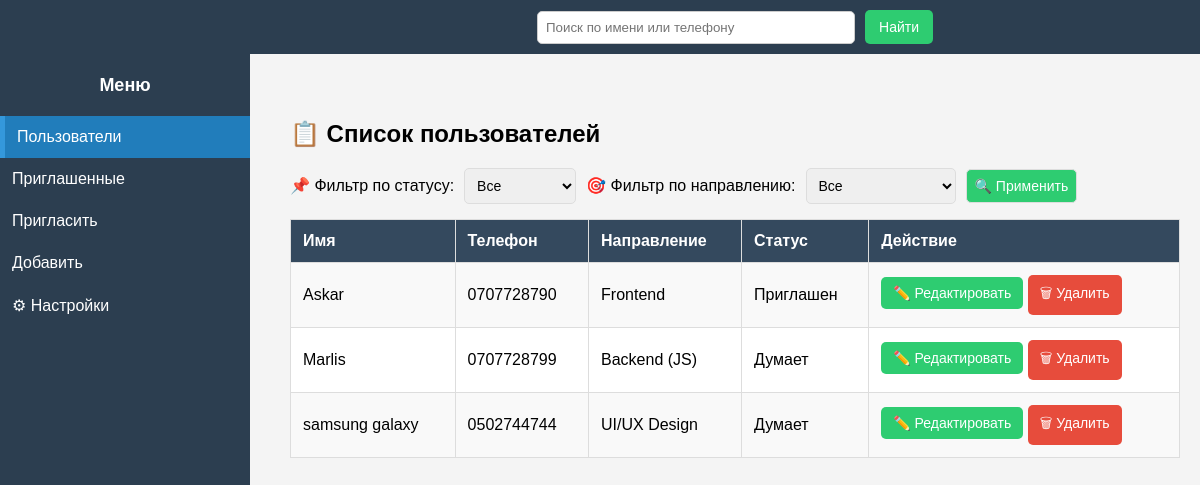
The app's page /, older data.
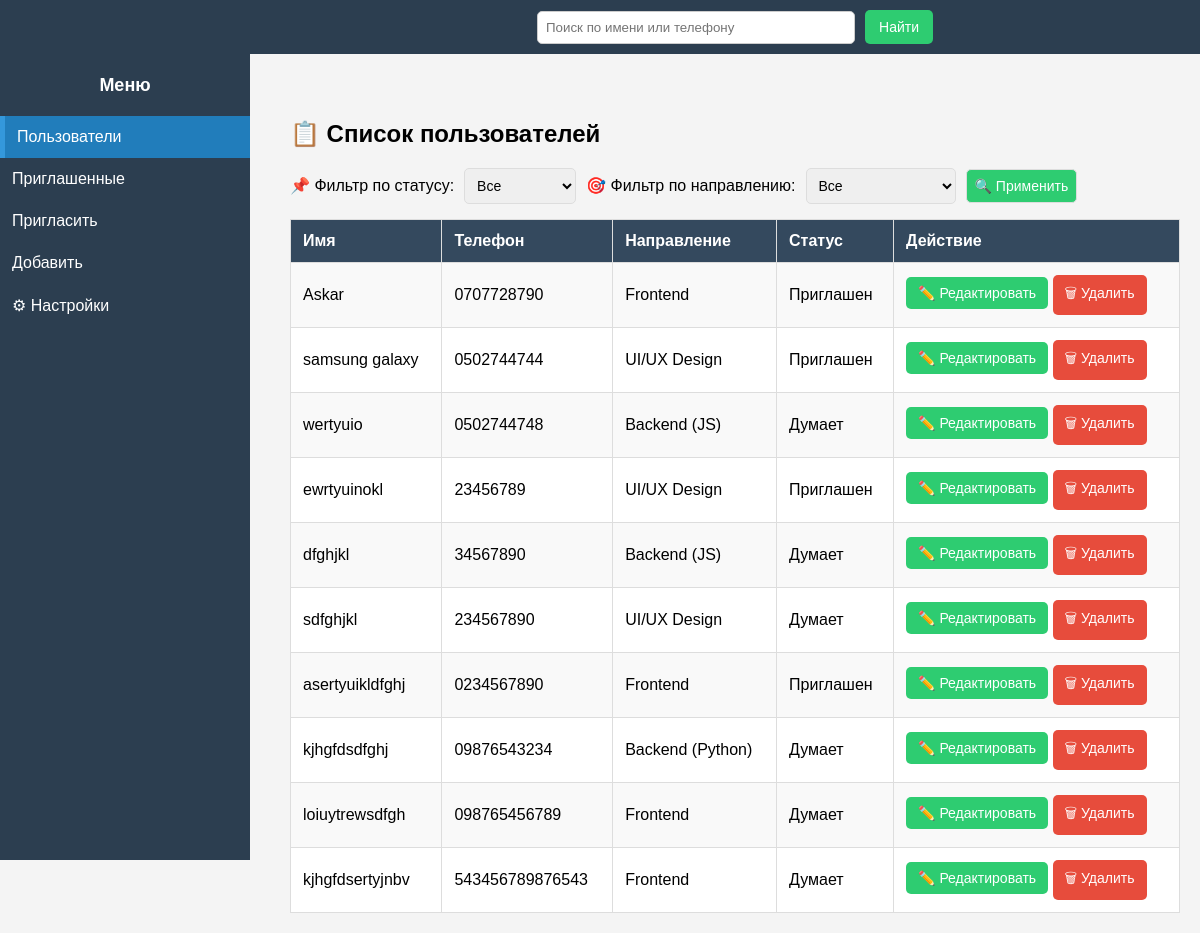
The same page, newer data.
### users/models.py (models this page shows, shortened)
class UserProfile(models.Model):
    STATUS_CHOICES = [
        ('thinking', 'Думает'),
        ('invited', 'Приглашен'),
    ]
    DIRECTION_CHOICES = [
        ('backend_python', 'Backend (Python)'),
        ('backend_js', 'Backend (JS)'),
        ('frontend', 'Frontend'),
        ('design', 'UI/UX Design'),
    ]
    name = models.CharField(max_length=100)
    phone = models.CharField(max_length=20, unique=True)
    status = models.CharField(max_length=10, choices=STATUS_CHOICES, default='thinking')
    direction = models.CharField(max_length=20, choices=DIRECTION_CHOICES, blank=True, null=True)
    updated_by = models.ForeignKey(User, on_delete=models.SET_NULL, null=True, blank=True)
    updated_at = models.DateTimeField(auto_now=True)

### users/views.py (the view)
# urls.py: path('', user_list, name='user_list'),
def user_list(request):
    query = request.GET.get('q')
    status_filter = request.GET.get('status')
    direction_filter = request.GET.get('direction')
    users = UserProfile.objects.all()  # Бардык колдонуучуларды алуу
    if query:
        users = users.filter(name__icontains=query) | users.filter(phone__icontains=query)
    if status_filter:
        users = users.filter(status=status_filter)
    if direction_filter:
        users = users.filter(direction=direction_filter)
    return render(request, 'users/user_list.html', {'users': users})

### users/templates/users/user_list.html (shortened to what this page needs)
{% extends 'users/base.html' %}
{% block content %}
<h2>📋 Список пользователей</h2>
<form method="get" class="filter-form">
    <label>📌 Фильтр по статусу:</label>
    <select name="status">
        <option value="">Все</option>
    </select>
    <label>🎯 Фильтр по направлению:</label>
    <select name="direction">
        <option value="">Все</option>
    </select>
    <button type="submit" class="btn-filter">🔍 Применить</button>
</form>
<table class="user-table">
    <tr>
        <th>Имя</th>
        <th>Телефон</th>
        <th>Направление</th>
        <th>Статус</th>
        <th>Действие</th>
    </tr>
    {% for user in users %}
    <tr>
        <td>{{ user.name }}</td>
        <td>{{ user.phone }}</td>
        <td>{{ user.get_direction_display }}</td>
        <td>{{ user.get_status_display }}</td>
        <td>
            <a href="{% url 'edit_user' user.id %}" class="btn btn-edit">✏️ Редактировать</a>
            <form method="post" action="{% url 'delete_user' user.id %}" style="display:inline;">
                <button type="submit" class="btn btn-delete">🗑 Удалить</button>
            </form>
        </td>
    </tr>
    {% empty %}
    <tr>
        <td colspan="5" style="text-align: center;">❌ Ничего не найдено</td>
    </tr>
    {% endfor %}
</table>
{% endblock %}

Row changes from the older to the newer data that the page shows:
removed UserProfile: name "Marlis", phone "0707728799", direction "Backend (JS)", status "Думает"
changed UserProfile "samsung galaxy": status "Думает" → "Приглашен"
added UserProfile: name "wertyuio", phone "0502744748", direction "Backend (JS)", status "Думает"
added UserProfile: name "ewrtyuinokl", phone "23456789", direction "UI/UX Design", status "Приглашен"
added UserProfile: name "dfghjkl", phone "34567890", direction "Backend (JS)", status "Думает"
added UserProfile: name "sdfghjkl", phone "234567890", direction "UI/UX Design", status "Думает"
added UserProfile: name "asertyuikldfghj", phone "0234567890", direction "Frontend", status "Приглашен"
added UserProfile: name "kjhgfdsdfghj", phone "09876543234", direction "Backend (Python)", status "Думает"
added UserProfile: name "loiuytrewsdfgh", phone "098765456789", direction "Frontend", status "Думает"
added UserProfile: name "kjhgfdsertyjnbv", phone "543456789876543", direction "Frontend", status "Думает"
